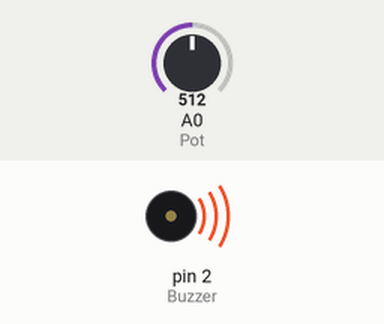
A sketch run on a simulated Arduino Uno, built with avr-gcc and run on an emulated ATmega328P. Shown: buzzer (waves = sounding). The inputs (shaded band) are chosen by the test bench; at power-on: A0 (Pot) = 512.

Above: at 1.2 s.
1.3 s: A0 (Pot) set to 716
At 1.56 s:
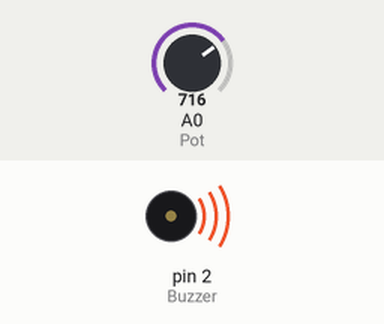
4.3 s: A0 (Pot) set to 900
At 4.63 s:
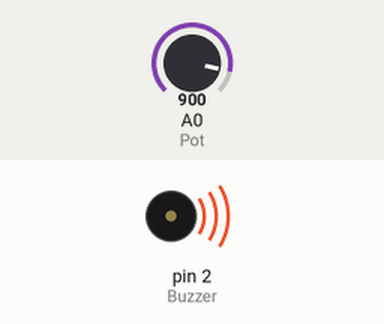
Timing chart, 0 to 13.3 s (numbered marks = the images above; inputs shaded):
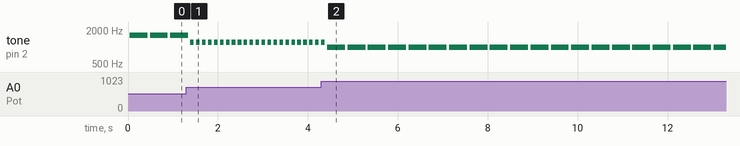

The sketch:

LESSON7.ino
```cpp
/******************************************************************************
----------------本例程仅供学习使用，未经作者允许，不得用于其他用途。-----------
------------------------版权所有，仿冒必究！-----------------------------------
----------------1.开发环境:Arduino IDE-----------------------------------------
----------------2.测试使用开发板型号：Arduino Leonardo or Arduino UNO R3-------
----------------3.单片机使用晶振：16M------------------------------------------
----------------4.淘宝网址：Ilovemcu.taobao.com--------------------------------
----------------------------epic-mcu.taobao.com--------------------------------
----------------5.作者：神秘藏宝室---------------------------------------------
******************************************************************************/
#define Pot A0
#define Buzzer 2

int PotBuffer = 0;

void setup()
{
  pinMode(Buzzer,OUTPUT);	//蜂鸣器引脚设定为输出
}

void loop()
{
  PotBuffer = analogRead(Pot);		//读取AD值

  for(int i = 0 ; i < 100 ; i++)		//循环100次
  {
    digitalWrite(Buzzer,HIGH);		//设置输出高电平
    delayMicroseconds(PotBuffer);	//延时PotBuffer值 us
    digitalWrite(Buzzer,LOW);			//设置输出低电平
    delayMicroseconds(100);				//延时100us
  }


  delay(50);										//延时1000ms
}
```

Measured:
- after the input at 1.3 s, tone on pin 2 (Buzzer): alternates 1215 Hz for 0.08 s and silent for 0.05 s, starting after 0.09 s
- after the input at 4.3 s, tone on pin 2 (Buzzer): alternates 993 Hz for 0.40 s and silent for 0.05 s, starting after 0.13 s
- by itself, tone on pin 2 (Buzzer): alternates 1616 Hz for 0.40 s and silent for 0.05 s
